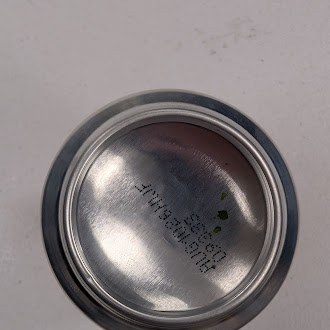
#> input picture unnamed.jpg, 330 x 330 px
$ python circle-detection.py
#> lines starting #> are read from the running program, lines starting #| are printed output that depends on the picture; after the words box and inside, x2 and y2 are one past the last pixel; in counts of white or black regions, pixels touching at a corner belong together
import cv2
import numpy as np

# Read image
img = cv2.imread("unnamed.jpg")
#> img is the input picture: shape (330, 330, 3); mean B, G, R 128.1, 126.9, 133.8
output = img.copy()
gray = cv2.cvtColor(img, cv2.COLOR_BGR2GRAY)

# Reduce noise
gray = cv2.medianBlur(gray, 5)
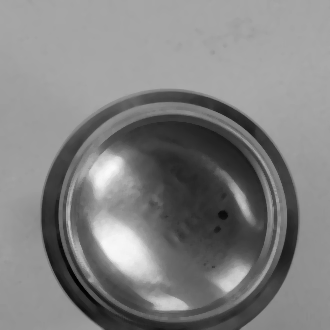
#> gray: shape (330, 330); min 1, max 249, mean 129.2

# Detect circles
circles = cv2.HoughCircles(
    gray,
    cv2.HOUGH_GRADIENT,
    dp=1,
    minDist=100,
    param1=100,
    param2=40,
    minRadius=50,
    maxRadius=1000
)
#> circles = [[169.5, 219.5, 128.6]]

# Draw only the first detected circle
if circles is not None:
    circles = np.uint16(np.around(circles))
#> circles = [[170, 220, 129]]
    x, y, r = circles[0][0]
#> x = 170; y = 220; r = 129
    cv2.circle(output, (x, y), r, (0, 255, 0), 2)  # Circle outline
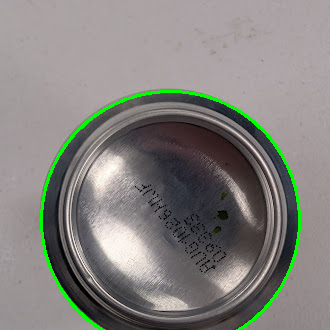
#> output: shape (330, 330, 3); 1.92% of pixels changed, all inside (x1, y1, x2, y2) = (40, 90, 301, 330)
    cv2.circle(output, (x, y), 2, (0, 0, 255), 3)  # Center point
#> output: shape (330, 330, 3); 0.04% of pixels changed, all inside (x1, y1, x2, y2) = (166, 216, 175, 225)

# Show result
cv2.imshow('Detected Circle', output)
cv2.waitKey(0)
cv2.destroyAllWindows()
